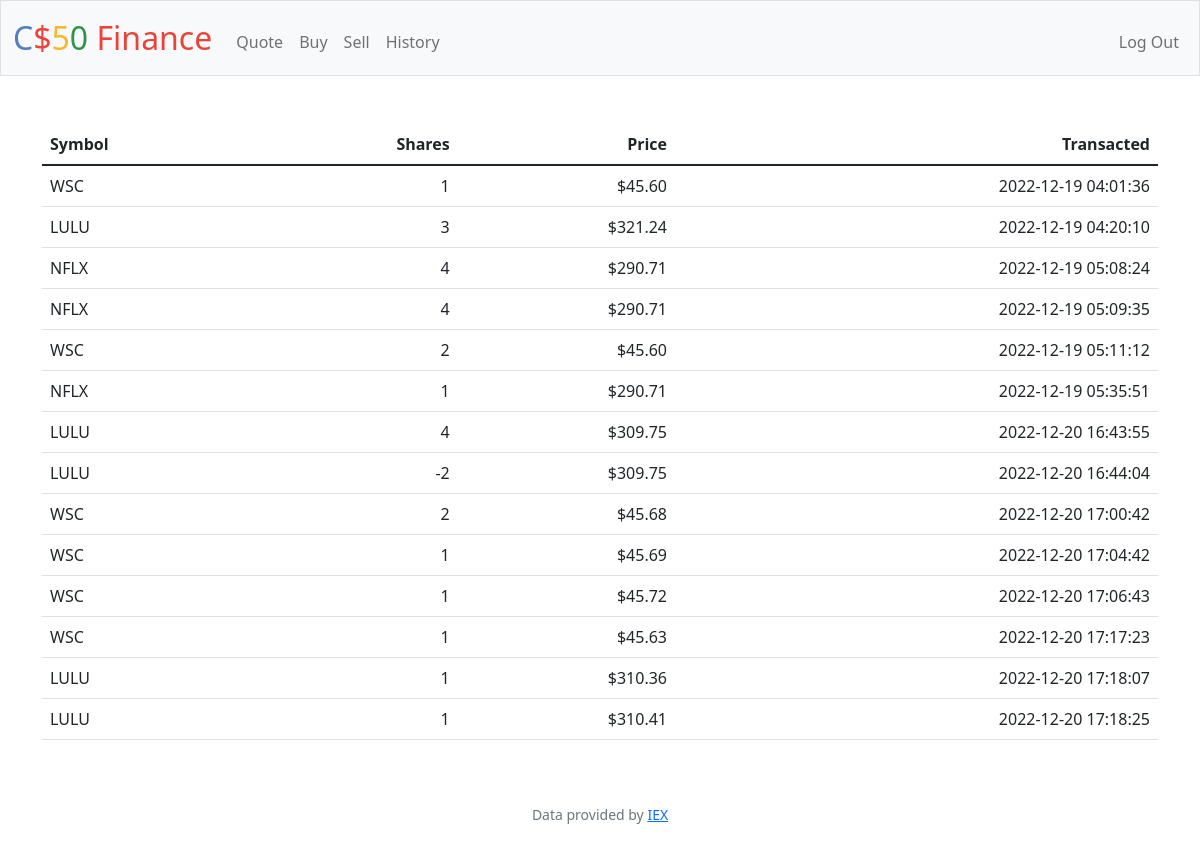
Screenshot of /history (signed in) with the database file from the repository.
### tables this page shows
CREATE TABLE 'transactions' ('user_id' INTEGER, 'symbol' TEXT, 'shares' INTEGER, 'price' REAL, 'date' DATETIME, 'method' TEXT);

### app.py (the view)
@app.route("/history")
@login_required
def history():
    user_id = session["user_id"]
    user_transactions = db.execute("SELECT * FROM transactions WHERE user_id = ?", user_id)
    return render_template("history.html", transactions = user_transactions, usd = usd)

### app.py (called while the page is built)
@app.after_request
def after_request(response):
    response.headers["Cache-Control"] = "no-cache, no-store, must-revalidate"
    response.headers["Expires"] = 0
    response.headers["Pragma"] = "no-cache"
    return response

### helpers.py (called while the page is built)
def login_required(f):
    @wraps(f)
    def decorated_function(*args, **kwargs):
        if session.get("user_id") is None:
            return redirect("/login")
        return f(*args, **kwargs)
    return decorated_function

def usd(value):
    return f"${value:,.2f}"

### templates/history.html (shortened to what this page needs)
{% extends "layout.html" %}
{% block main %}
    <table class="table">
        <thead>
            <tr>
                <th class="text-start">Symbol</th>
                <th class="text-end">Shares</th>
                <th class="text-end">Price</th>
                <th class="text-end">Transacted</th>
            </tr>
        </thead>
        <tbody>
            {% for transaction in transactions %}
                <tr>
                    <td class="text-start">{{ transaction["symbol"] }}</td>
                    <td class="text-end">{{ transaction["shares"] }}</td>
                    <td class="text-end">{{ usd(transaction["price"]) }} </td>
                    <td class="text-end">{{ transaction["date"] }}</td>
                </tr>
            {% endfor %}
        </tbody>
    </table>
{% endblock %}

### templates/layout.html (shortened to what this page needs)
<!DOCTYPE html>
<html lang="en">
    <head>
        <link href="https://cdn.jsdelivr.net/npm/bootstrap@5.1.3/dist/css/bootstrap.min.css" rel="stylesheet">
        <link href="/static/styles.css" rel="stylesheet">
    </head>
    <body>
        <nav class="bg-light border navbar navbar-expand-md navbar-light">
            <div class="container-fluid">
                <a class="navbar-brand" href="/"><span class="blue">C</span><span class="red">$</span><span class="yellow">5</span><span class="green">0</span> <span class="red">Finance</span></a>
                <div class="collapse navbar-collapse" id="navbar">
                    {% if session["user_id"] %}
                        <ul class="navbar-nav me-auto mt-2">
                            <li class="nav-item"><a class="nav-link" href="/quote">Quote</a></li>
                            <li class="nav-item"><a class="nav-link" href="/buy">Buy</a></li>
                            <li class="nav-item"><a class="nav-link" href="/sell">Sell</a></li>
                            <li class="nav-item"><a class="nav-link" href="/history">History</a></li>
                        </ul>
                        <ul class="navbar-nav ms-auto mt-2">
                            <li class="nav-item"><a class="nav-link" href="/logout">Log Out</a></li>
                        </ul>
                    {% else %}
                        <ul class="navbar-nav ms-auto mt-2">
                            <li class="nav-item"><a class="nav-link" href="/register">Register</a></li>
                            <li class="nav-item"><a class="nav-link" href="/login">Log In</a></li>
                        </ul>
                    {% endif %}
                </div>
            </div>
        </nav>
        <main class="container py-5 text-center">
        {% block main %}{% endblock %}
        </main>
        <footer class="mb-5 small text-center text-muted">
            Data provided by <a href="https://iexcloud.io/">IEX</a>
        </footer>
    </body>
</html>

### static/styles.css (style rules this page uses)
nav .navbar-brand { font-size: xx-large; }
nav .navbar-brand .blue { color: #537fbe; }
nav .navbar-brand .red { color: #ea433b; }
nav .navbar-brand .yellow { color: #f5b82e; }
nav .navbar-brand .green { color: #2e944b; }

### rows the page displays
transactions: price "$45.60"
transactions: price "$321.24"
transactions: price "$290.71"
transactions: price "$290.71"
transactions: price "$45.60"
transactions: price "$290.71"
transactions: price "$309.75"
transactions: price "$309.75"
transactions: price "$45.68"
transactions: price "$45.69"
transactions: price "$45.72"
transactions: price "$45.63"
transactions: price "$310.36"
transactions: price "$310.41"
